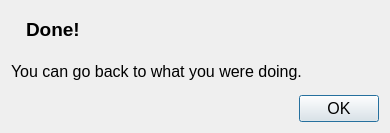
<?xml version="1.0" encoding="UTF-8"?>
<ui version="4.0">
 <class>UpdateDoneDialog</class>
 <widget class="QDialog" name="UpdateDoneDialog">
  <property name="geometry">
   <rect>
    <x>0</x>
    <y>0</y>
    <width>390</width>
    <height>133</height>
   </rect>
  </property>
  <property name="font">
   <font>
    <pointsize>12</pointsize>
   </font>
  </property>
  <property name="windowTitle">
   <string>Dialog</string>
  </property>
  <layout class="QVBoxLayout" name="verticalLayout" stretch="0,0,1">
   <item>
    <layout class="QHBoxLayout" name="horizontalLayout_2" stretch="0,1">
     <item>
      <widget class="QLabel" name="label_3">
       <property name="text">
        <string/>
       </property>
       <property name="pixmap">
        <pixmap resource="../../resource.qrc">:/icons/icons/dialog_ok_apply.png</pixmap>
       </property>
      </widget>
     </item>
     <item>
      <widget class="QLabel" name="label">
       <property name="font">
        <font>
         <pointsize>14</pointsize>
         <weight>75</weight>
         <bold>true</bold>
        </font>
       </property>
       <property name="text">
        <string>Done!</string>
       </property>
      </widget>
     </item>
    </layout>
   </item>
   <item>
    <widget class="QLabel" name="label_2">
     <property name="text">
      <string>You can go back to what you were doing.</string>
     </property>
    </widget>
   </item>
   <item>
    <layout class="QHBoxLayout" name="horizontalLayout">
     <item>
      <spacer name="horizontalSpacer">
       <property name="orientation">
        <enum>Qt::Horizontal</enum>
       </property>
       <property name="sizeHint" stdset="0">
        <size>
         <width>40</width>
         <height>20</height>
        </size>
       </property>
      </spacer>
     </item>
     <item>
      <widget class="QPushButton" name="okButton">
       <property name="text">
        <string>OK</string>
       </property>
      </widget>
     </item>
    </layout>
   </item>
  </layout>
 </widget>
 <tabstops>
  <tabstop>okButton</tabstop>
 </tabstops>
 <resources>
  <include location="../../resource.qrc"/>
  <include location="resource.qrc"/>
 </resources>
 <connections/>
</ui>
